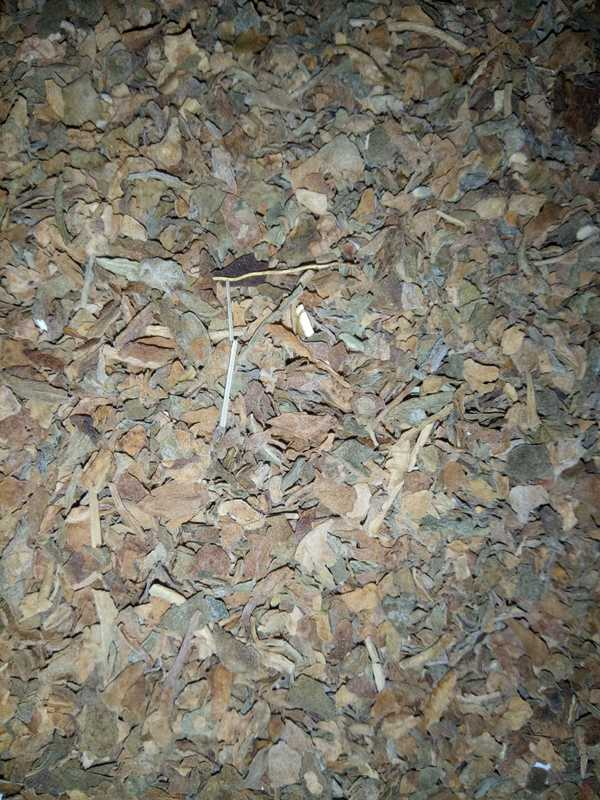
#> input picture old/test/Devu/1.jpg, 600 x 800 px, found by its file name; its folder holds 2 pictures in this run
$ python main.py
#> lines starting #> are read from the running program, lines starting #| are printed output that depends on the picture
import numpy as np
from scipy import ndimage as ndi
import cv2
from skimage.filters import gabor_kernel

def compute_feats(image, kernels):
    feats = np.zeros((len(kernels), 2), dtype=np.double)
    for k, kernel in enumerate(kernels):
        filtered = ndi.convolve(image, kernel, mode='wrap')
        feats[k, 0] = filtered.mean()
        feats[k, 1] = filtered.var()
    return feats

def match(feats, ref_feats):
    min_error = np.inf
    min_i = None
    for i in range(ref_feats.shape[0]):
        error = np.sum((feats - ref_feats[i, :])**2)
        if error < min_error:
            min_error = error
            min_i = i
    return min_error

# prepare filter bank kernels
kernels = []
for theta in range(4):
    theta = theta / 4. * np.pi
    for sigma in (1, 3):
        for frequency in (0.05, 0.25):
            kernel = np.real(gabor_kernel(frequency, theta=theta,
                                          sigma_x=sigma, sigma_y=sigma))
            kernels.append(kernel)

# prepare reference features
devu_feats = np.zeros((20, len(kernels), 2), dtype=np.double)
manu_feats = np.zeros((20, len(kernels), 2), dtype=np.double)
ksku_feats = np.zeros((20, len(kernels), 2), dtype=np.double)
ayu_feats = np.zeros((20, len(kernels), 2), dtype=np.double)

for x in range(1,20):
    temp = cv2.resize(cv2.imread('new/Devu/' + str(x) + '.jpg',0),(600,800))
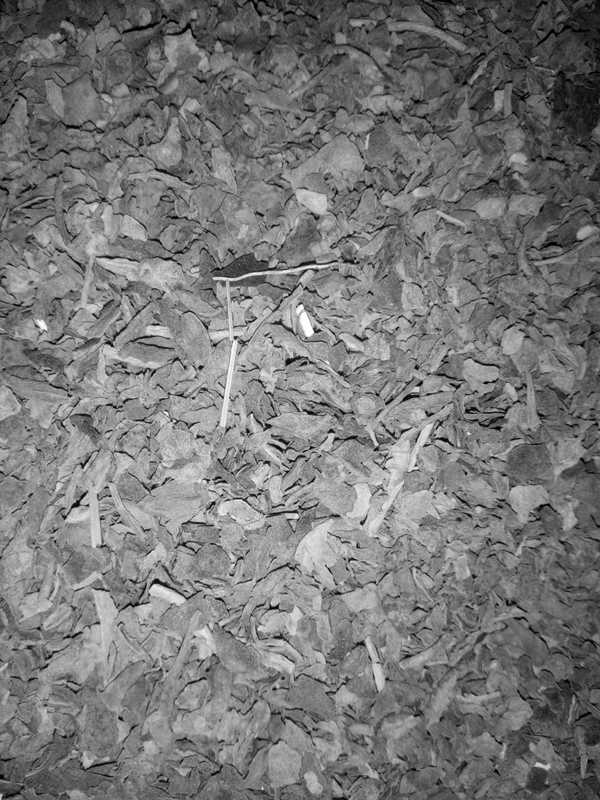
#> temp: shape (800, 600); min 0, max 255, mean 120.2
    devu_feats[x, :, :] = compute_feats(temp, kernels)
#> the loop in compute_feats, `for k, kernel in enumerate(kernels):` made 16 passes
#> pass 2, in compute_feats, `filtered = ndi.convolve(image, kernel, mode='wrap')`:
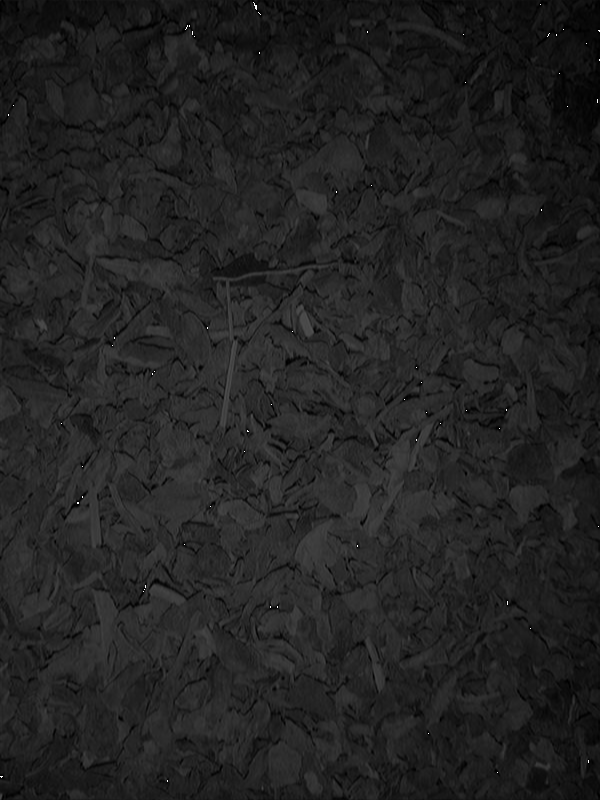
#> filtered: shape (800, 600); min 0, max 255, mean 34.5
#> pass 3, in compute_feats, `filtered = ndi.convolve(image, kernel, mode='wrap')`:
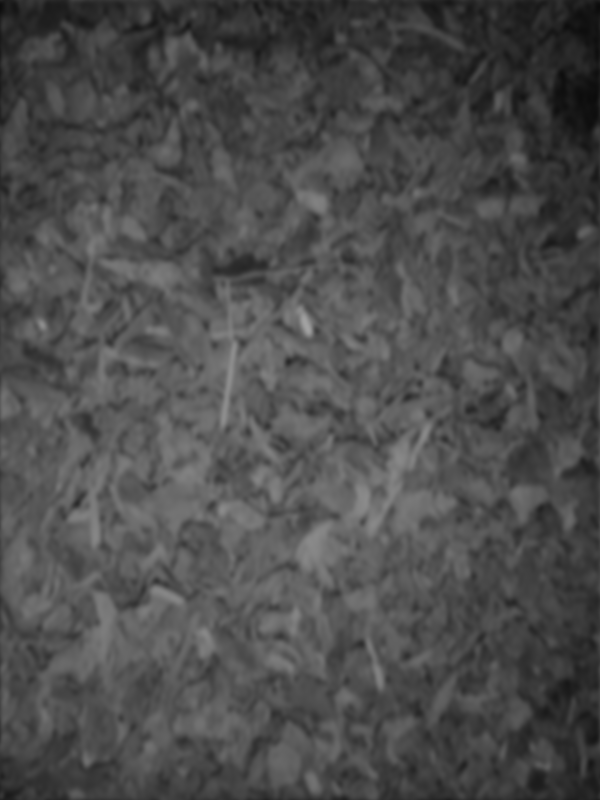
#> filtered: shape (800, 600); min 11, max 162, mean 76.6
#> after the loop in compute_feats, `for k, kernel in enumerate(kernels):`: feats = 16 rows, first 8: [113.9, 1214.1], [34.53, 147.5], [76.65, 454.3], [38.71, 8281.1], [113.9, 1215.3], [34.89, 210.3], [77.31, 463.8], [51.69, 10370.8]
#> pass 2 of the loop `for x in range(1,20):`:
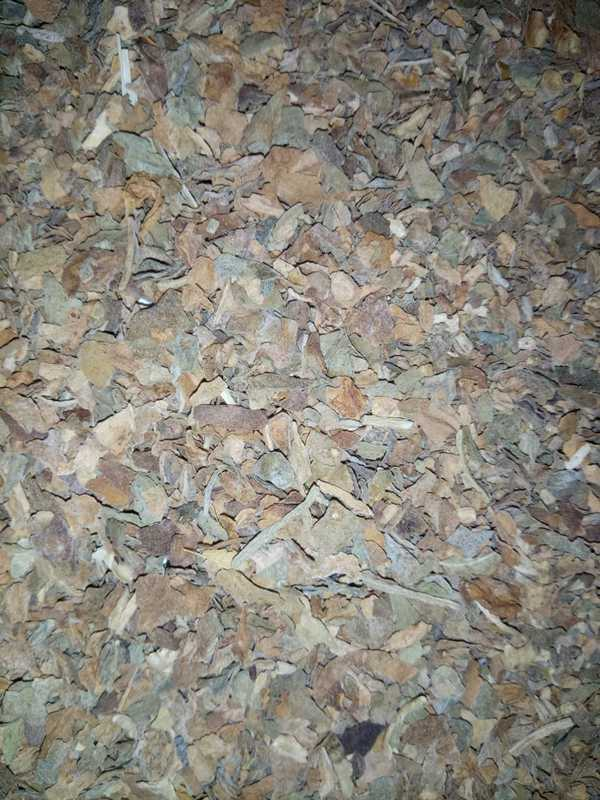
#> input picture old/test/Devu/2.jpg, 600 x 800 px, found by its file name
#> `temp = cv2.resize(cv2.imread('new/Devu/' + str(x) + '.jpg',0),(600,800))`:
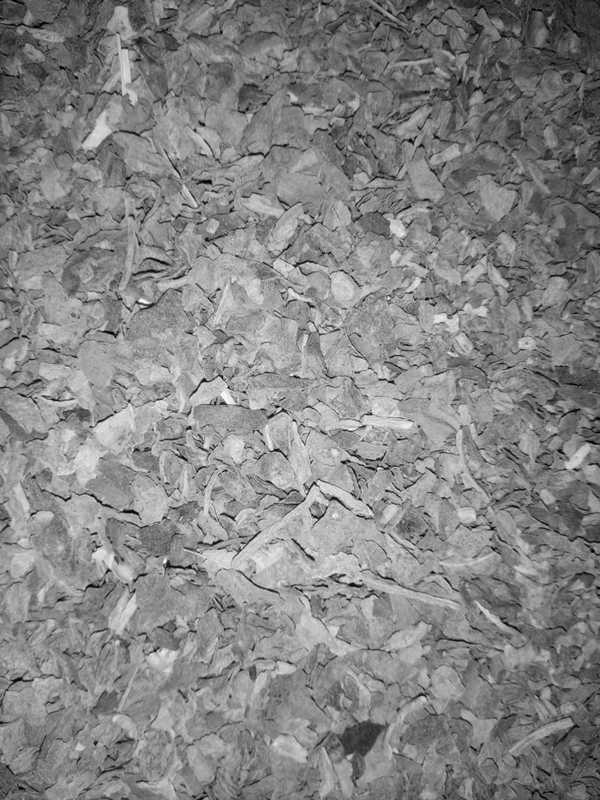
#> temp: shape (800, 600); min 0, max 255, mean 133.2
#> the loop in compute_feats (call 2), `for k, kernel in enumerate(kernels):` made 16 passes
#> pass 3, in compute_feats (call 2), `filtered = ndi.convolve(image, kernel, mode='wrap')`:
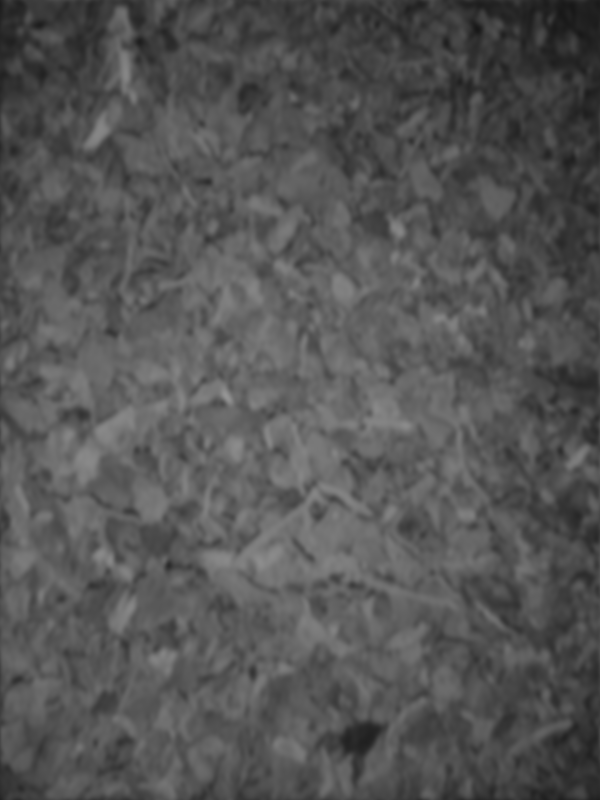
#> filtered: shape (800, 600); min 23, max 149, mean 85
#> after the loop in compute_feats (call 2), `for k, kernel in enumerate(kernels):`: feats = 16 rows, first 8: [126.3, 1021.7], [38.26, 115.6], [85.01, 383.3], [33.53, 7348.6], [126.3, 1022.5], [38.39, 132.3], [85.75, 390.5], [45.86, 9484.5]
#> (the run stopped early here; a loop or call above may not have finished)
